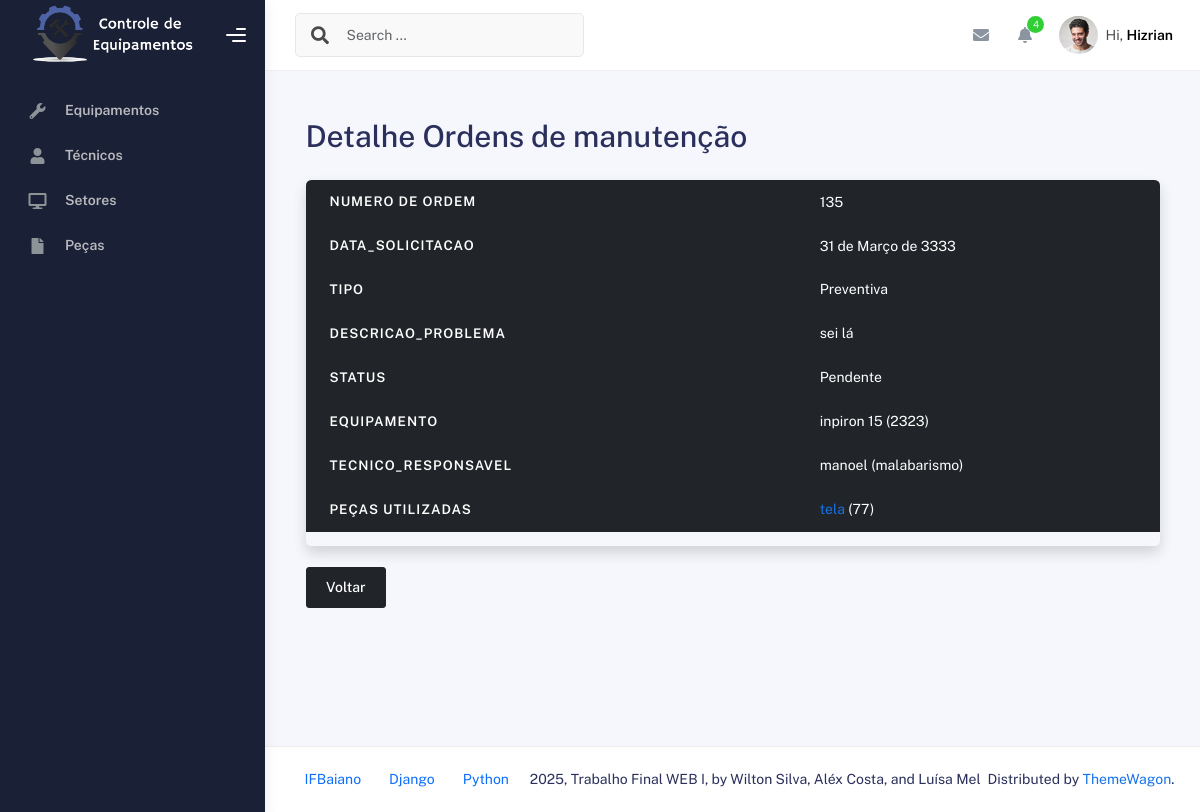
The page /manutencoes/1/ on the database its author committed.
### Manutencoes/models.py (models this page shows, shortened)
class OrdemManutencao(models.Model):
    TIPO_CHOICES = [
        ("Preventiva", "Preventiva"),
        ("Corretiva", "Corretiva"),
    ]
    STATUS_CHOICES = [
        ("Pendente", "Pendente"),
        ("Em andamento", "Em andamento"),
        ("Concluida", "Concluída"),
    ]
    numero_ordem       = models.CharField("Número da Ordem", max_length=20, unique=True)
    data_solicitacao   = models.DateField("Data da Solicitação")
    tipo               = models.CharField("Tipo", max_length=10, choices=TIPO_CHOICES)
    descricao_problema = models.TextField("Descrição do Problema")
    status             = models.CharField("Status", max_length=12, choices=STATUS_CHOICES, default="Pendente")
    equipamento        = models.ForeignKey(
        Equipamento,
        on_delete=models.CASCADE,
        related_name="ordens_manutencao"
    )
    tecnico_responsavel = models.ForeignKey(
        Tecnico,
        on_delete=models.CASCADE,
        related_name="ordens_manutencao"
    )
    class Meta:
        ordering = ["-data_solicitacao"]
        verbose_name = "Ordem de Manutenção"
        verbose_name_plural = "Ordens de Manutenção"

class PecasManutencao(models.Model):
    ordem_manutencao = models.ForeignKey(
        OrdemManutencao,
        on_delete=models.CASCADE,
        related_name="pecas"
    )
    peca = models.ForeignKey('Pecas.Peca', on_delete=models.CASCADE)
    quantidade = models.PositiveIntegerField("Quantidade")
    custo_unitario = models.DecimalField("Custo Unitário", max_digits=10, decimal_places=2)
    class Meta:
        unique_together = ('ordem_manutencao', 'peca')
        verbose_name = "Peça de Manutenção"
        verbose_name_plural = "Peças de Manutenção"

### Equipamentos/models.py (models this page shows)
class Equipamento(models.Model):
    nome = models.CharField(max_length=100)
    modelo = models.CharField(max_length=100)
    numero_serie = models.CharField(max_length=100)
    fabricante = models.CharField(max_length=100)
    data_aquisicao = models.DateField()
    STATUS_CHOICES = [
        ('ativo', 'Ativo'),
        ('inativo', 'Inativo'),
        ('manutencao', 'Em manutenção'),
    ]
    status = models.CharField(max_length=20, choices=STATUS_CHOICES, default='ativo')
    setores = models.ManyToManyField(
        'Setores.Setor',
        through='Setores.EquipamentoSetor',
        related_name='equipamentos'
    )
    def __str__(self):
        return f"{self.nome} ({self.modelo})"

### Tecnicos/models.py (models this page shows)
class Tecnico(models.Model):
    nome = models.CharField(max_length=100)
    especialidade = models.CharField(max_length=100)
    contato = models.CharField(max_length=100)
    certificacoes = models.CharField(max_length=100)
    def __str__(self):
        return f"{self.nome} ({self.especialidade})"

### Pecas/models.py (models this page shows, shortened)
class Peca(models.Model):
    nome_da_peca = models.CharField(max_length=100)
    codigo = models.CharField(max_length=100)
    fabricante = models.CharField(max_length=100)
    estoque = models.IntegerField()
    data_da_ultima_compra = models.DateField()

### Manutencoes/views.py (the view)
# urls.py: path('manutencoes/<int:id>/', manutencao_views.detalhe_manutencao, name='detalhe_manutencao'),
def detalhe_manutencao(request, id):
    manutencao = OrdemManutencao.objects.get(id=id)
    return render(request, 'manutencao/detalhe_manutencao.html', {'manutencao': manutencao} )

### templates/manutencao/detalhe_manutencao.html (shortened to what this page needs)
{% extends "_base.html" %}
{% block content %}
<div class="container mt-4">
    <h1 class="mb-4">Detalhe Ordens de manutenção</h1>
    <div class="table-responsive shadow rounded">
        <table class="table table-striped table-hover align-middle">
            <thead class="table-dark">
                <tr><th>numero de ordem</th scope="col"><td>{{ manutencao.numero_ordem }}</td></tr>
                <tr><th>data_solicitacao</th scope="col"><td>{{ manutencao.data_solicitacao }}</td></tr>
                <tr><th>Tipo</th scope="col"><td>{{ manutencao.tipo }}</td></tr>
                <tr><th>descricao_problema</th scope="col"><td>{{ manutencao.descricao_problema }}</td></tr>
                <tr><th>Status</th scope="col"><td>{{ manutencao.status }}</td></tr>
                <tr><th>equipamento</th scope="col"><td>{{ manutencao.equipamento }}</td></tr>
                <tr><th>tecnico_responsavel</th scope="col"><td>{{ manutencao.tecnico_responsavel }}</td></tr>
                    <th>Peças utilizadas</th>
                    <td>
                        {% if manutencao.pecas.all %}
                            <ul class="list-unstyled mb-0">
                                {% for relacao in manutencao.pecas.all %}
                                    <li>
                                        <a href="{% url 'detalhe_peca' relacao.peca.id %}">
                                            {{ relacao.peca.nome_da_peca }}
                                        </a>
                                        ({{ relacao.quantidade }})
                                    </li>
                                {% endfor %}
                            </ul>
                        {% else %}
                            <em>Nenhuma peça associada.</em>
                        {% endif %}
                    </td>
            </thead>
        </table>
    </div>
    <br>
    <a href="/manutencoes/">
        <button class="btn btn-dark">Voltar</button>
    </a>
</div>
{% endblock %}

### rows shown on the page
OrdemManutencao: numero_ordem "135", data_solicitacao "31 de Março de 3333", tipo "Preventiva", descricao_problema "sei lá", status "Pendente", equipamento "inpiron 15 (2323)", tecnico_responsavel "manoel (malabarismo)"
PecasManutencao: peca.nome_da_peca "tela", quantidade "77"
